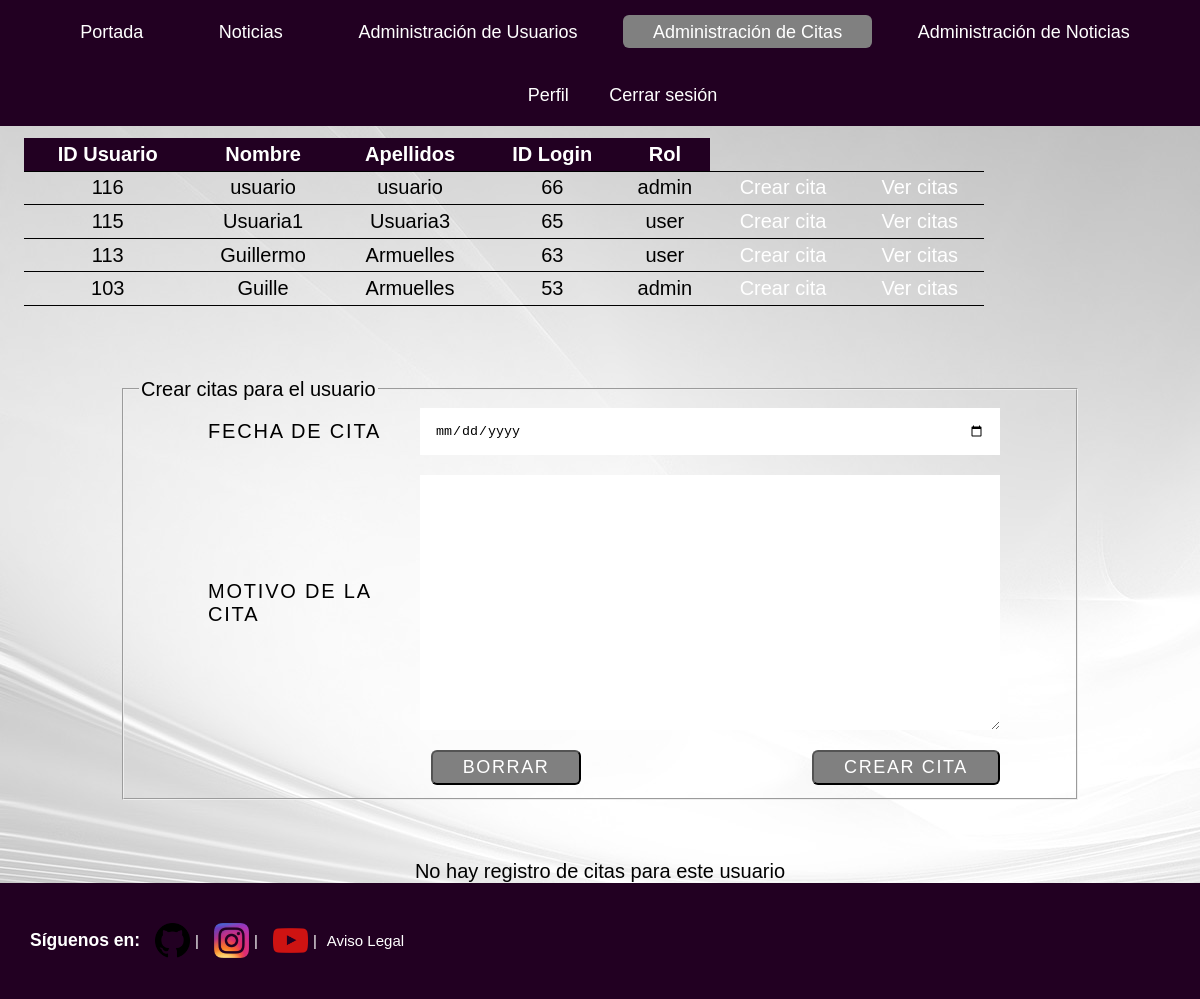
The page /views/citaciones/citaciones-administracion.php (signed in) on the database its author committed.
### tables this page shows
CREATE TABLE `users_login` (
  `idLogin` int(11) NOT NULL,
  `idUser` int(11) NOT NULL,
  `usuario` varchar(50) NOT NULL,
  `password` varchar(255) NOT NULL,
  `rol` enum('admin','user') NOT NULL
);

CREATE TABLE `users_data` (
  `idUser` int(11) NOT NULL,
  `nombre` varchar(25) NOT NULL,
  `apellidos` varchar(50) NOT NULL,
  `email` varchar(50) NOT NULL,
  `telefono` varchar(20) NOT NULL,
  `fNac` date NOT NULL,
  `direccion` varchar(100) DEFAULT NULL,
  `sexo` enum('','hombre','mujer') DEFAULT NULL
);

### views/citaciones/listaUsuarios.php (the view, shortened to what this page needs)
<?php include("../conexionBBDD.php"); ?>
<table>
    <tr>
        <th>ID Usuario</th>
        <th>Nombre</th>
        <th>Apellidos</th>
        <th>ID Login</th>
        <th>Rol</th>
    </tr>
<?php
    $usuarios = $mysqli -> query("SELECT * FROM users_data JOIN users_login ON users_data.idUser = users_login.idUser
    ORDER BY idLogin DESC");
    if(!$usuarios -> num_rows) {
        echo "No hay registros";
    } else {
        while($busqueda = $usuarios -> fetch_array()){
    ?>
            <tr>
                <td><?php echo $busqueda['idUser'] ?></td>
                <td><?php echo $busqueda['nombre'] ?></td>
                <td><?php echo $busqueda['apellidos'] ?></td>
                <td><?php echo $busqueda['idLogin'] ?></td>
                <td><?php echo $busqueda['rol'] ?></td>
                <td>
                    <a href="./citaciones-administracion.php?idcrearCita=<?php echo $busqueda['idUser'] ?>">
                    Crear cita
                    </a>
                </td>
                <td>
                    <a href="./citaciones-administracion.php?idverCita=<?php echo $busqueda['idUser'] ?>">
                    Ver citas
                    </a>
                </td>
            </tr>
<?php
        }
    }
?>
</table>

### css/estilos.css (style rules this page uses)
:root { --colorFondo: white; --hover: darkcyan; --fondoMenu: rgb(34, 0, 34); --colorTexto: white; }
html, body { margin:0; padding:0px; font-size:20px; font-family: Helvetica, sans-serif; }
body { background-image: url(../asset/images/logo3.jpg); background-attachment: fixed; overflow-x: hidden; box-sizing: border-box; display: flex; flex-direction: column; min-height: 100vh; }
a { text-decoration: none; color: var(--colorTexto); }
table, th, tr, td { margin: 1% 2% 1%; padding: 0.5%; border-bottom: 1px solid black; border-collapse: collapse; text-align: center; }
table { width: 80%; }
th { background-color: var(--fondoMenu); color: var(--colorTexto); }

### rows shown on the page
users_login: idUser "116", idUser.nombre "usuario", idUser.apellidos "usuario", idLogin "66", rol "admin"
users_login: idUser "115", idUser.nombre "Usuaria1", idUser.apellidos "Usuaria3", idLogin "65", rol "user"
users_login: idUser "113", idUser.nombre "Guillermo", idUser.apellidos "Armuelles", idLogin "63", rol "user"
users_login: idUser "103", idUser.nombre "Guille", idUser.apellidos "Armuelles", idLogin "53", rol "admin"
